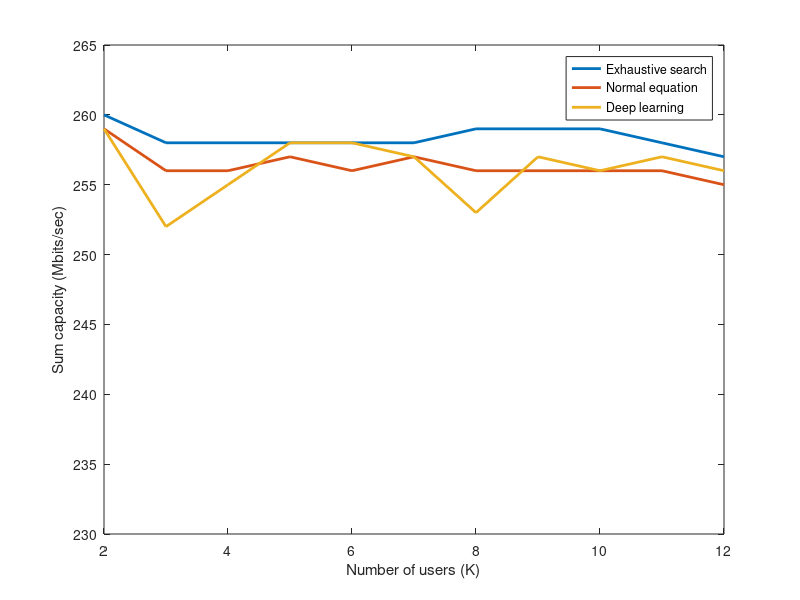

Write MATLAB code to recreate this figure.
clc;

UEs = [2 3 4 5 6 7 8 9 10 11 12];

Normal = dlmread('capacity_normal.txt',' ');
ES = dlmread('capacity_ES.txt',' ');
DL = dlmread('capacity_dl.txt',' ');

sum_capacity = zeros(3, length(UEs));

for a = 1:1:length(UEs)    
    sum_capacity(1, a) = ES(a);
    sum_capacity(2, a) = Normal(a);
    sum_capacity(3, a) = DL(a);
end

a = plot(UEs, sum_capacity, 'LineWidth', 2 );
set(gca,'Ylim',[230 265])

%a(1).Marker = 'o';
%a(2).Marker = '+';
%a(3).Marker = '*';

legend('Exhaustive search', 'Normal equation', 'Deep learning')

xlabel('Number of users (K)'), ylabel('Sum capacity (Mbits/sec)')